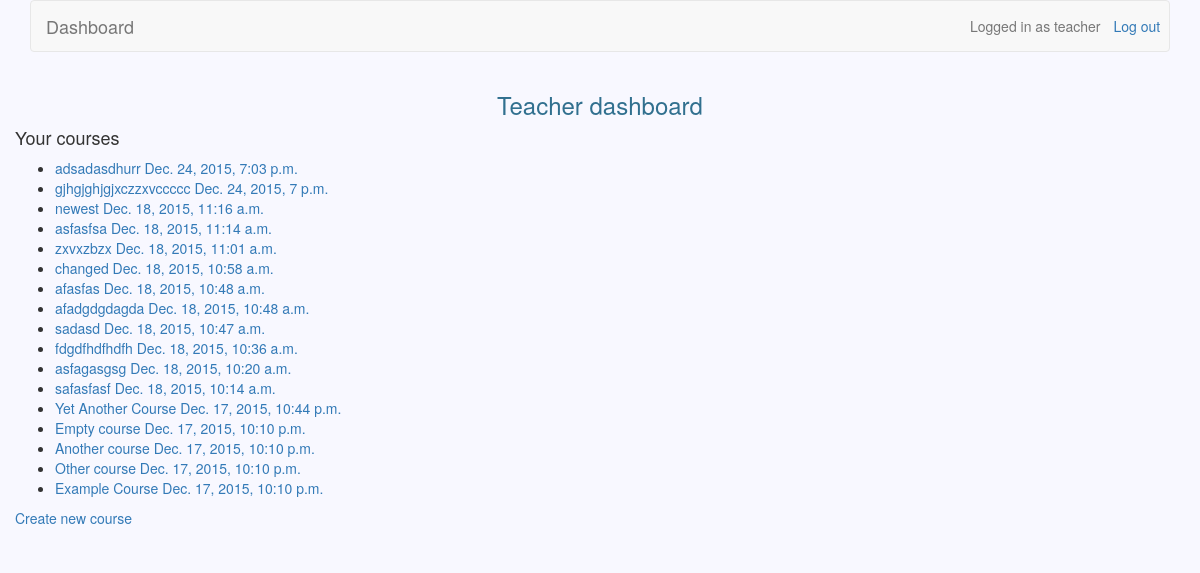
Before: /teachers/ (signed in) with the older database file.
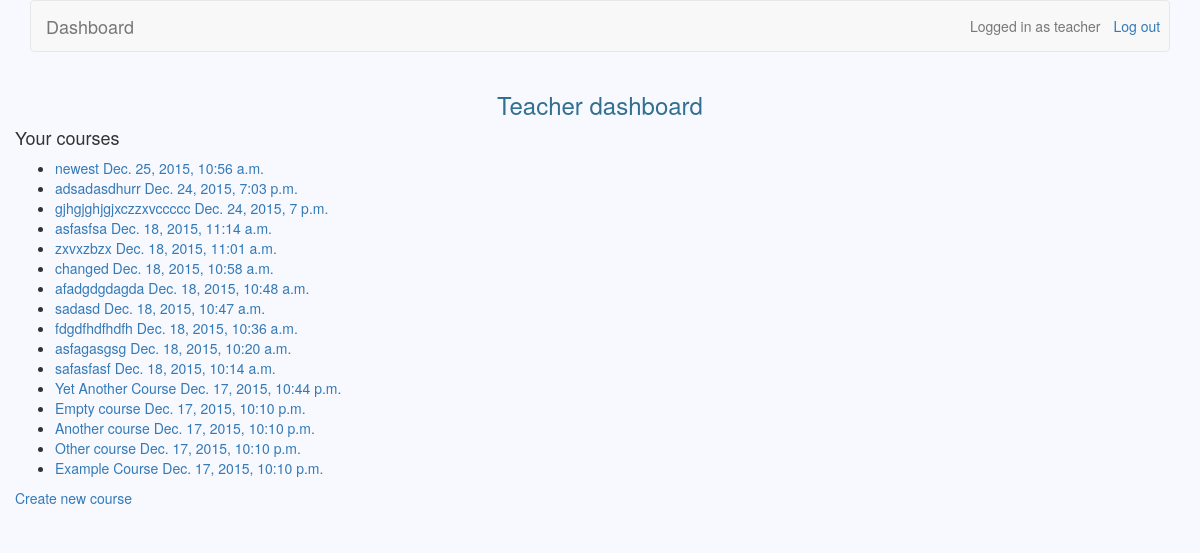
After: the same page with the newer database file.
### teachers/models.py (models this page shows)
class Course(models.Model):
	owner = models.CharField(max_length=30)
	name = models.CharField(max_length=30)
	description = models.TextField(blank=True)
	updated = models.DateTimeField(auto_now=True)
	participants = models.ManyToManyField(settings.AUTH_USER_MODEL, blank=True, through='Participation')

### teachers/views.py (the view)
@user_passes_test(teacher_check)
def dashboard(request):
	courses = Course.objects.filter(owner=request.user).order_by('-updated')
	return render_to_response('teacher_dashboard.html', {'courses': courses}, context_instance=RequestContext(request))

### teachers/views.py (called while the page is built)
def teacher_check(user):
    return user.is_teacher

### teachers/templates/teacher_dashboard.html
{% extends 'base.html' %}
{% block header_text %}
	{% if messages %}
	    {% for message in messages %}
	    	{{ message }}
	    {% endfor %}
	{% else %}
		Teacher dashboard
	{% endif %}
{% endblock %}
{% block dashboard %}
	<h4>Your courses</h4>
	<ul>
	    {% for course in courses %}
	        <li><a href="/teachers/{{ course.id }}">{{ course.name }} {{ course.updated }}</a></li>
	    {% endfor %}
	</ul>
	<a href="/teachers/create">Create new course</a>
{% endblock %}

Changed rows visible on the page:
removed Course: name "afasfas", updated "Dec. 18, 2015, 10:48 a.m."
changed Course "newest": updated "Dec. 18, 2015, 11:16 a.m." → "Dec. 25, 2015, 10:56 a.m."; moves up the list
